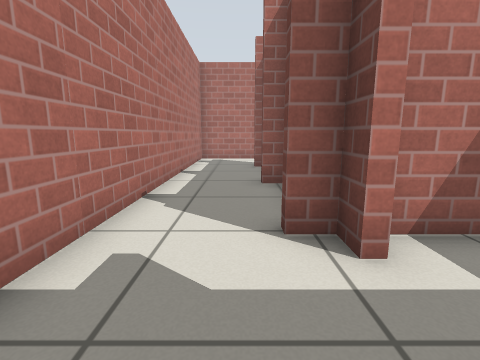
[1] (above)

22 first-person views from a walk through a world built for the Gazebo simulator. The camera is 0.67 m above the floor, tilts 10° down and sees 85° across. The floor is counted in squares, 0.5 m on a side. Each view is taken from the middle of a square. On the plan, view 1 faces up. The plan holds only what a view shows up to about 13 squares ahead; the rest is blank. Simple patterns stand in for the simulator's built-in surfaces.

[2]
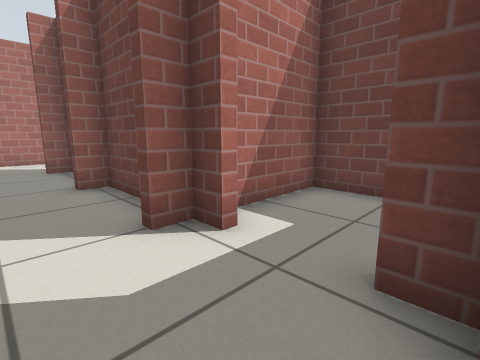

[3]
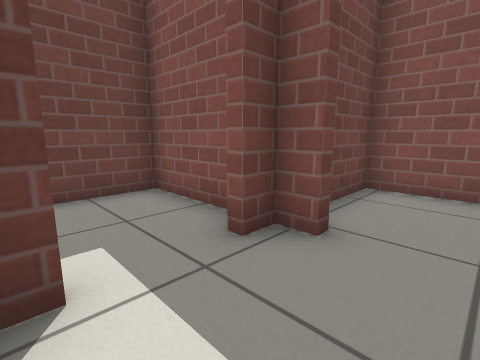

[4]
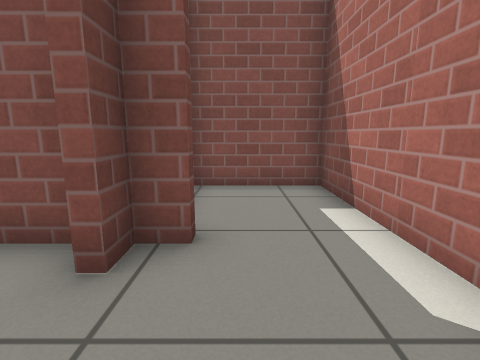

[5]
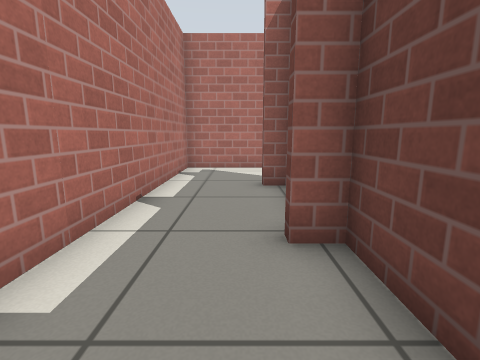

[6]
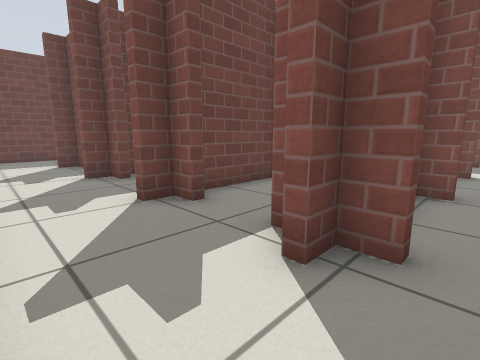

[7]
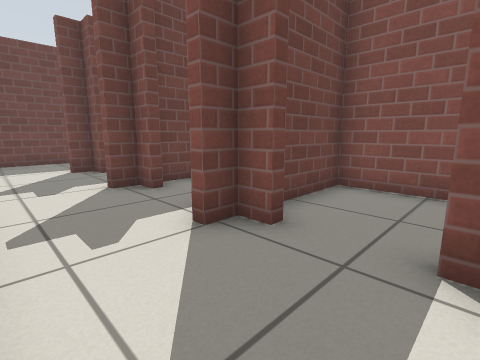

[8]
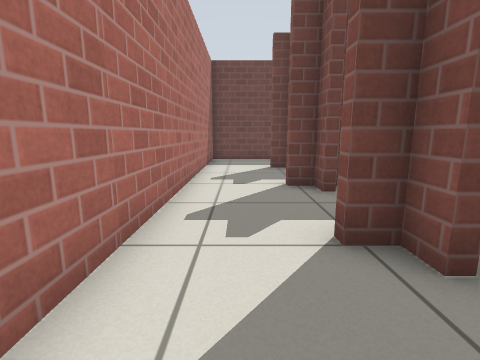

[9]
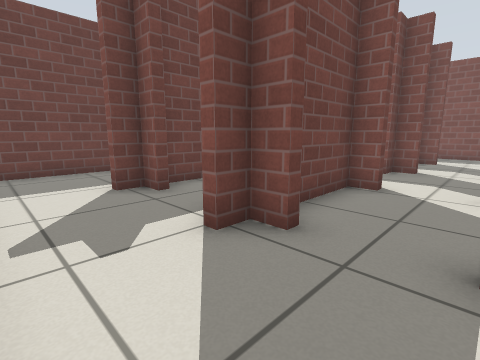

[10]
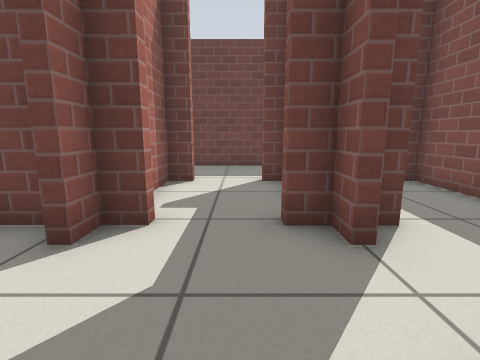

[11]
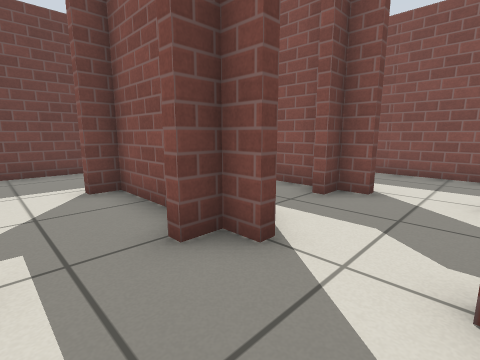

[12]
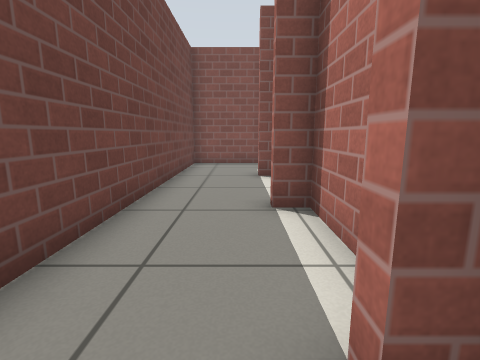

[13]
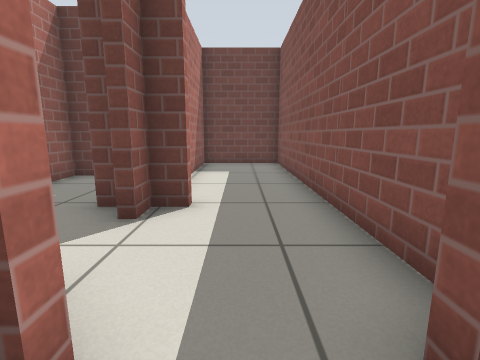

[14]
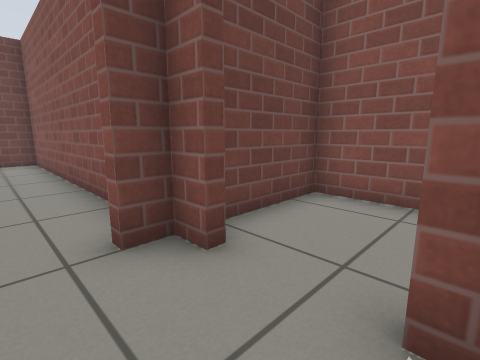

[15]
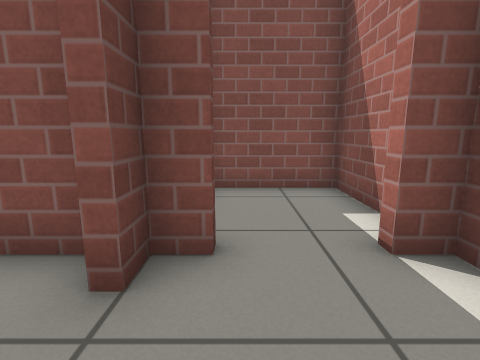

[16]
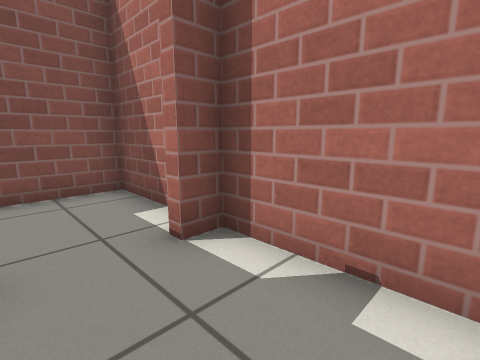

[17]
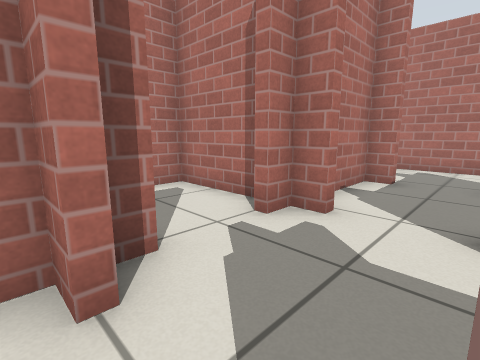

[18]
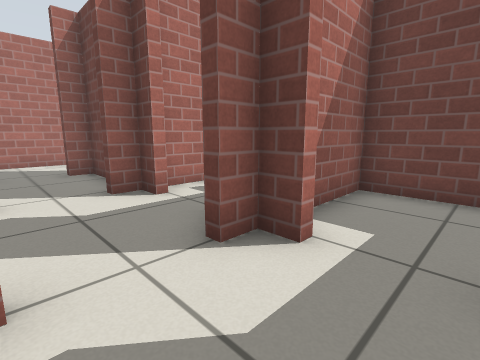

[19]
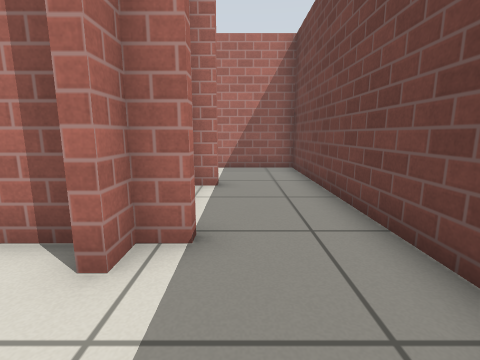

[20]
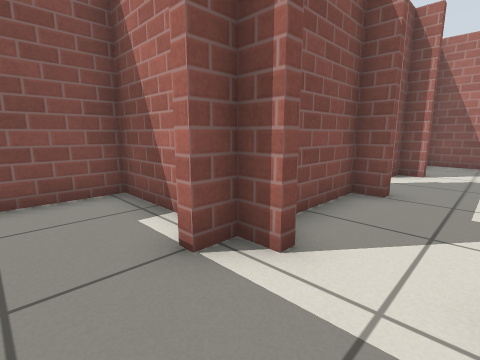

[21]
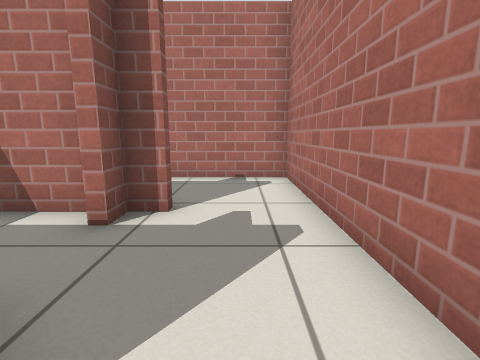

[22]
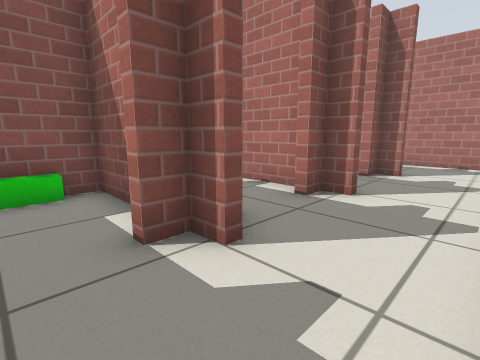

### Floor plan
Key: @ floor where view 1 was taken; # wall or solid block; . floor; B green box.
Columns run from 2 left of view 1 to 16 right of it. Each row starts with its distance up from view 1.
 15 ###################
 14 #.................#
 13 #.................#
 12 #.................#
 11 #..##..#...#..##..#
 10 #..#...#...#..#...#
  9 #..#...#...#..#...#
  8 #..# ..#...#.B#...#
  7 #..#####...#####..#
  6 #..#..............#
  5 #..#..............#
  4 #..#####...#####..#
  3 #..#...#...#..#...#
  2 #......#......#...#
  1 #......#......#...#
  0 #.@#####...########
 -1 #..#...#...#......#
 -2 #..#..............#
 -3 #..#..............#
 -4 #####..############
 -5    #...#
 -6    #...#
 -7    #...#
 -8    #####

Positions as (right, up) in squares from view 1, and headings:
1: (0, 0), facing up
2: (-1, 0), facing up-right
3: (-1, 3), facing down-right
4: (0, 3), facing down
5: (0, 4), facing up
6: (0, 14), facing down-right
7: (2, 14), facing down-right
8: (2, 13), facing right
9: (6, 14), facing down-right
10: (5, 5), facing right
11: (6, 6), facing down-right
12: (14, 12), facing down
13: (4, -2), facing right
14: (2, -2), facing down-right
15: (4, -1), facing down
16: (4, -1), facing down-left
17: (8, 3), facing up-left
18: (6, 1), facing up-right
19: (14, 4), facing up
20: (15, 6), facing down-left
21: (6, 13), facing left
22: (11, 14), facing down-left
